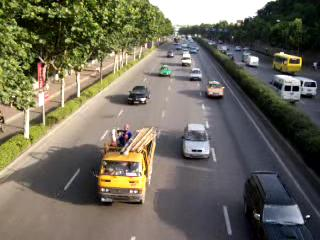
//> input picture test4opencv/tests3.jpg, 320 x 240 px
$ ./HSV   (built with g++ and OpenCV 4)
//> lines starting //> are read from the running program, lines starting //| are printed output that depends on the picture
#include <opencv2/core/core.hpp>
#include <opencv2/highgui/highgui.hpp>
#include"opencv2/imgproc/imgproc.hpp"
#include <cv.h>
#include <iostream>

using namespace std;
using namespace cv;


int mode;
Mat g_srcImage;
Mat out1,out2;
vector<Mat> color;
int main()
{
	//输入转换模式
	//cin >> mode;

	color.resize(3);

	//读入用户提供的图像
	g_srcImage = imread("tests3.jpg");
//> g_srcImage is the input picture: 240 rows x 320 cols, CV_8UC3; mean B, G, R 92.1, 106.2, 110.1
	if (!g_srcImage.data) { printf("读取图片错误~！\n"); return false; }

	Mat bk(g_srcImage.size(),CV_8U,Scalar(200));

	//namedWindow("【效果图窗口】", 1);
	namedWindow("【原图窗口】", 1);
	imshow("【原图窗口】", g_srcImage);

	cvtColor(g_srcImage,out1, CV_BGR2HSV);
//> out1: 240 rows x 320 cols, CV_8UC3; mean H, S, V 61.2, 74.4, 116.1

	split(out1,color);
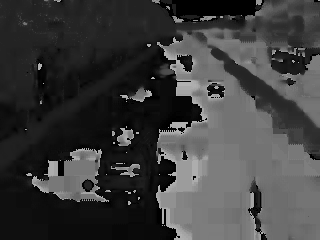
//> color[0]: 240 rows x 320 cols, CV_8UC1; min 0, max 179, mean 61.2
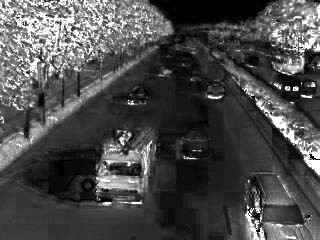
//> color[1]: 240 rows x 320 cols, CV_8UC1; min 0, max 255, mean 74.4
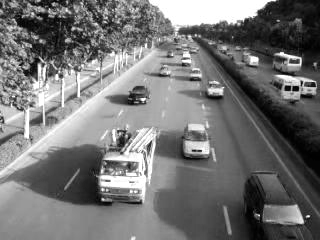
//> color[2]: 240 rows x 320 cols, CV_8UC1; min 0, max 255, mean 116.1


	//color[1] = bk;
	color[2] = bk;
//> color[2]: 240 rows x 320 cols, CV_8UC1; every value is 200

	merge(color, out1);
//> out1: 240 rows x 320 cols, CV_8UC3; mean H, S, V 61.2, 74.4, 200

	cvtColor(out1, out2, CV_HSV2BGR);
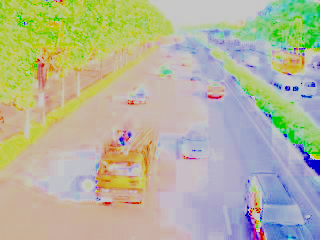
//> out2: 240 rows x 320 cols, CV_8UC3; mean B, G, R 155.2, 180.3, 178.8
	// [6 lines of commented-out code are left out]
	namedWindow("【out2】", 1);
	imshow("【out2】", out2);


	waitKey(0);
	return 0;
}
